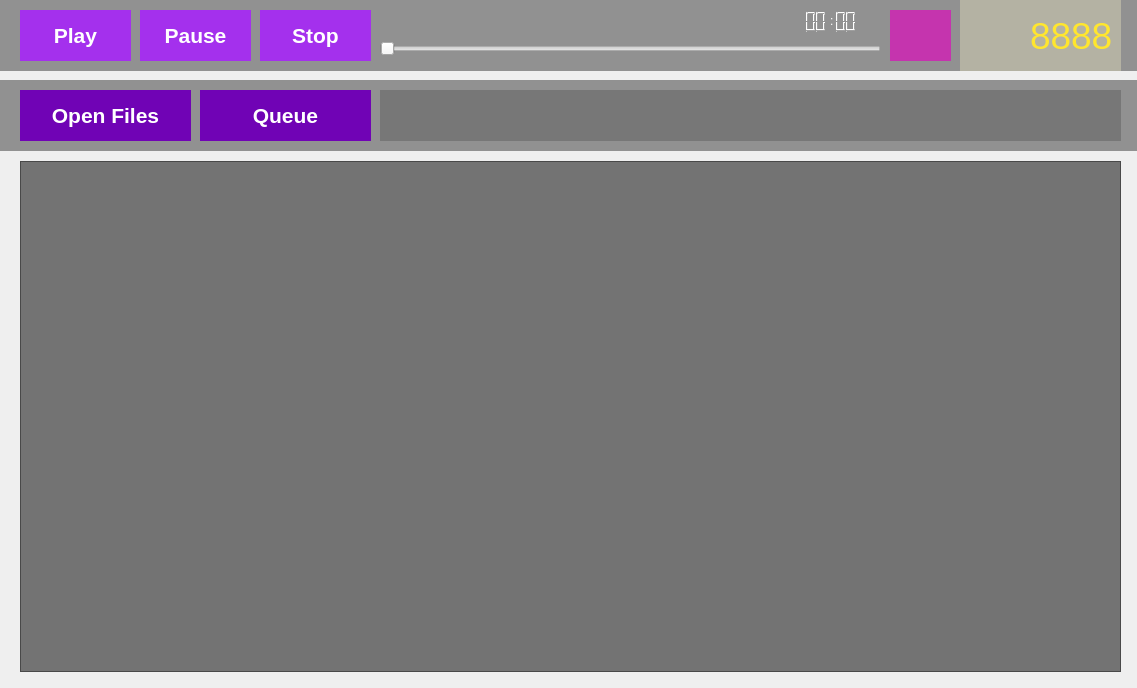
<?xml version="1.0" encoding="UTF-8"?>
<ui version="4.0">
 <class>Widget</class>
 <widget class="QWidget" name="Widget">
  <property name="geometry">
   <rect>
    <x>0</x>
    <y>0</y>
    <width>1137</width>
    <height>688</height>
   </rect>
  </property>
  <property name="windowTitle">
   <string>Karaoke</string>
  </property>
  <property name="windowIcon">
   <iconset>
    <normaloff>img/karaoke_icon.png</normaloff>img/karaoke_icon.png</iconset>
  </property>
  <widget class="QPushButton" name="playButton">
   <property name="geometry">
    <rect>
     <x>20</x>
     <y>10</y>
     <width>111</width>
     <height>51</height>
    </rect>
   </property>
   <property name="font">
    <font>
     <pointsize>16</pointsize>
     <weight>75</weight>
     <italic>false</italic>
     <bold>true</bold>
    </font>
   </property>
   <property name="autoFillBackground">
    <bool>false</bool>
   </property>
   <property name="styleSheet">
    <string notr="true">QPushButton{
background: rgb(164,48,237);
border: solid 1px #72bdf4;
color: #fff;
}
QPushButton:hover{   
background: rgb(193,121,255);
border: solid 1px #72bdf4;
color: #fff;}
QPushButton:pressed{
background: rgb(112,3,181);
border: solid 1px #72bdf4;
}</string>
   </property>
   <property name="text">
    <string>Play</string>
   </property>
   <property name="icon">
    <iconset>
     <normaloff>img/play.png</normaloff>img/play.png</iconset>
   </property>
   <property name="iconSize">
    <size>
     <width>25</width>
     <height>21</height>
    </size>
   </property>
  </widget>
  <widget class="QPushButton" name="pauseButton">
   <property name="enabled">
    <bool>true</bool>
   </property>
   <property name="geometry">
    <rect>
     <x>140</x>
     <y>10</y>
     <width>111</width>
     <height>51</height>
    </rect>
   </property>
   <property name="font">
    <font>
     <pointsize>16</pointsize>
     <weight>75</weight>
     <italic>false</italic>
     <bold>true</bold>
    </font>
   </property>
   <property name="styleSheet">
    <string notr="true">QPushButton{
background: rgb(164,48,237);
border: solid 1px #72bdf4;
color: #fff;
}
QPushButton:hover{   
background: rgb(193,121,255);
border: solid 1px #72bdf4;
color: #fff;}
QPushButton:pressed{
background: rgb(112,3,181);
border: solid 1px #72bdf4;
}</string>
   </property>
   <property name="text">
    <string>Pause</string>
   </property>
   <property name="icon">
    <iconset>
     <normaloff>img/pause.png</normaloff>img/pause.png</iconset>
   </property>
   <property name="iconSize">
    <size>
     <width>25</width>
     <height>21</height>
    </size>
   </property>
  </widget>
  <widget class="QPushButton" name="stopButton">
   <property name="geometry">
    <rect>
     <x>260</x>
     <y>10</y>
     <width>111</width>
     <height>51</height>
    </rect>
   </property>
   <property name="font">
    <font>
     <pointsize>16</pointsize>
     <weight>75</weight>
     <italic>false</italic>
     <bold>true</bold>
    </font>
   </property>
   <property name="styleSheet">
    <string notr="true">QPushButton{
background: rgb(164,48,237);
border: solid 1px #72bdf4;
color: #fff;
}
QPushButton:hover{   
background: rgb(193,121,255);
border: solid 1px #72bdf4;
color: #fff;}
QPushButton:pressed{
background: rgb(112,3,181);
border: solid 1px #72bdf4;
}</string>
   </property>
   <property name="text">
    <string>Stop</string>
   </property>
   <property name="icon">
    <iconset>
     <normaloff>img/stop.png</normaloff>img/stop.png</iconset>
   </property>
   <property name="iconSize">
    <size>
     <width>25</width>
     <height>21</height>
    </size>
   </property>
  </widget>
  <widget class="QLabel" name="label">
   <property name="geometry">
    <rect>
     <x>0</x>
     <y>-10</y>
     <width>1141</width>
     <height>711</height>
    </rect>
   </property>
   <property name="text">
    <string/>
   </property>
   <property name="pixmap">
    <pixmap>img/karaoke_background.jpg</pixmap>
   </property>
   <property name="scaledContents">
    <bool>true</bool>
   </property>
  </widget>
  <widget class="QLabel" name="label_2">
   <property name="geometry">
    <rect>
     <x>0</x>
     <y>0</y>
     <width>1141</width>
     <height>71</height>
    </rect>
   </property>
   <property name="styleSheet">
    <string notr="true">background-color:rgba(80,80,80,150)</string>
   </property>
   <property name="text">
    <string/>
   </property>
  </widget>
  <widget class="QSlider" name="horizontalSlider">
   <property name="enabled">
    <bool>false</bool>
   </property>
   <property name="geometry">
    <rect>
     <x>380</x>
     <y>40</y>
     <width>501</width>
     <height>17</height>
    </rect>
   </property>
   <property name="orientation">
    <enum>Qt::Horizontal</enum>
   </property>
  </widget>
  <widget class="QPushButton" name="settingsButton">
   <property name="geometry">
    <rect>
     <x>890</x>
     <y>10</y>
     <width>61</width>
     <height>51</height>
    </rect>
   </property>
   <property name="font">
    <font>
     <pointsize>16</pointsize>
     <weight>75</weight>
     <italic>false</italic>
     <bold>true</bold>
    </font>
   </property>
   <property name="styleSheet">
    <string notr="true">QPushButton{
background: rgb(197,52,174);
border: solid 1px #72bdf4;
color: #fff;
}
QPushButton:hover{   
background: rgb(248,104,226);
border: solid 1px #72bdf4;
color: #fff;}
QPushButton:pressed{
background: rgb(173,0,146);
border: solid 1px #72bdf4;
}</string>
   </property>
   <property name="text">
    <string/>
   </property>
   <property name="icon">
    <iconset>
     <normaloff>img/settings.png</normaloff>img/settings.png</iconset>
   </property>
   <property name="iconSize">
    <size>
     <width>25</width>
     <height>21</height>
    </size>
   </property>
  </widget>
  <widget class="QLCDNumber" name="lcdNumber_sr">
   <property name="geometry">
    <rect>
     <x>830</x>
     <y>10</y>
     <width>31</width>
     <height>23</height>
    </rect>
   </property>
   <property name="autoFillBackground">
    <bool>false</bool>
   </property>
   <property name="inputMethodHints">
    <set>Qt::ImhNone</set>
   </property>
   <property name="frameShape">
    <enum>QFrame::NoFrame</enum>
   </property>
   <property name="frameShadow">
    <enum>QFrame::Raised</enum>
   </property>
   <property name="lineWidth">
    <number>0</number>
   </property>
   <property name="midLineWidth">
    <number>1</number>
   </property>
   <property name="smallDecimalPoint">
    <bool>true</bool>
   </property>
   <property name="digitCount">
    <number>2</number>
   </property>
   <property name="segmentStyle">
    <enum>QLCDNumber::Filled</enum>
   </property>
   <property name="value" stdset="0">
    <double>0.000000000000000</double>
   </property>
   <property name="intValue" stdset="0">
    <number>0</number>
   </property>
  </widget>
  <widget class="QLCDNumber" name="lcdNumber_mr">
   <property name="geometry">
    <rect>
     <x>800</x>
     <y>10</y>
     <width>31</width>
     <height>23</height>
    </rect>
   </property>
   <property name="autoFillBackground">
    <bool>false</bool>
   </property>
   <property name="styleSheet">
    <string notr="true">margin-left:5px;</string>
   </property>
   <property name="inputMethodHints">
    <set>Qt::ImhNone</set>
   </property>
   <property name="frameShape">
    <enum>QFrame::NoFrame</enum>
   </property>
   <property name="frameShadow">
    <enum>QFrame::Raised</enum>
   </property>
   <property name="lineWidth">
    <number>0</number>
   </property>
   <property name="midLineWidth">
    <number>1</number>
   </property>
   <property name="smallDecimalPoint">
    <bool>true</bool>
   </property>
   <property name="digitCount">
    <number>2</number>
   </property>
   <property name="segmentStyle">
    <enum>QLCDNumber::Filled</enum>
   </property>
   <property name="value" stdset="0">
    <double>0.000000000000000</double>
   </property>
   <property name="intValue" stdset="0">
    <number>0</number>
   </property>
  </widget>
  <widget class="QLabel" name="label_3">
   <property name="geometry">
    <rect>
     <x>830</x>
     <y>10</y>
     <width>16</width>
     <height>21</height>
    </rect>
   </property>
   <property name="styleSheet">
    <string notr="true">color:#fff;</string>
   </property>
   <property name="text">
    <string>:</string>
   </property>
  </widget>
  <widget class="QLabel" name="label_4">
   <property name="geometry">
    <rect>
     <x>970</x>
     <y>10</y>
     <width>51</width>
     <height>51</height>
    </rect>
   </property>
   <property name="text">
    <string/>
   </property>
   <property name="pixmap">
    <pixmap>img/coin.png</pixmap>
   </property>
   <property name="scaledContents">
    <bool>true</bool>
   </property>
  </widget>
  <widget class="QLabel" name="label_5">
   <property name="geometry">
    <rect>
     <x>1030</x>
     <y>20</y>
     <width>81</width>
     <height>31</height>
    </rect>
   </property>
   <property name="font">
    <font>
     <pointsize>28</pointsize>
    </font>
   </property>
   <property name="styleSheet">
    <string notr="true">color:#ffe62e;</string>
   </property>
   <property name="text">
    <string>8888</string>
   </property>
  </widget>
  <widget class="QLabel" name="label_6">
   <property name="geometry">
    <rect>
     <x>960</x>
     <y>0</y>
     <width>161</width>
     <height>71</height>
    </rect>
   </property>
   <property name="styleSheet">
    <string notr="true">background:rgba(255,248,200,80)</string>
   </property>
   <property name="text">
    <string/>
   </property>
  </widget>
  <widget class="QPushButton" name="folderButton">
   <property name="geometry">
    <rect>
     <x>20</x>
     <y>90</y>
     <width>171</width>
     <height>51</height>
    </rect>
   </property>
   <property name="font">
    <font>
     <pointsize>16</pointsize>
     <weight>75</weight>
     <italic>false</italic>
     <bold>true</bold>
    </font>
   </property>
   <property name="autoFillBackground">
    <bool>false</bool>
   </property>
   <property name="styleSheet">
    <string notr="true">QPushButton{
background: rgb(112,3,181);
border: solid 1px #72bdf4;
color: #fff;
}
QPushButton:hover{   
background: rgb(164,48,237);
border: solid 1px #72bdf4;
color: #fff;}
QPushButton:pressed{
background: rgb(193,121,255);
border: solid 1px #72bdf4;
}</string>
   </property>
   <property name="text">
    <string>Open Files</string>
   </property>
   <property name="icon">
    <iconset>
     <normaloff>img/folder.png</normaloff>img/folder.png</iconset>
   </property>
   <property name="iconSize">
    <size>
     <width>25</width>
     <height>21</height>
    </size>
   </property>
  </widget>
  <widget class="QPushButton" name="queueButton">
   <property name="geometry">
    <rect>
     <x>200</x>
     <y>90</y>
     <width>171</width>
     <height>51</height>
    </rect>
   </property>
   <property name="font">
    <font>
     <pointsize>16</pointsize>
     <weight>75</weight>
     <italic>false</italic>
     <bold>true</bold>
    </font>
   </property>
   <property name="autoFillBackground">
    <bool>false</bool>
   </property>
   <property name="styleSheet">
    <string notr="true">QPushButton{
background: rgb(112,3,181);
border: solid 1px #72bdf4;
color: #fff;
}
QPushButton:hover{   
background: rgb(164,48,237);
border: solid 1px #72bdf4;
color: #fff;}
QPushButton:pressed{
background: rgb(193,121,255);
border: solid 1px #72bdf4;
}</string>
   </property>
   <property name="text">
    <string>Queue</string>
   </property>
   <property name="icon">
    <iconset>
     <normaloff>img/queue.png</normaloff>img/queue.png</iconset>
   </property>
   <property name="iconSize">
    <size>
     <width>25</width>
     <height>21</height>
    </size>
   </property>
  </widget>
  <widget class="QLabel" name="label_7">
   <property name="geometry">
    <rect>
     <x>0</x>
     <y>80</y>
     <width>1141</width>
     <height>71</height>
    </rect>
   </property>
   <property name="styleSheet">
    <string notr="true">background-color:rgba(80,80,80,150)</string>
   </property>
   <property name="text">
    <string/>
   </property>
  </widget>
  <widget class="QLabel" name="label_8">
   <property name="geometry">
    <rect>
     <x>380</x>
     <y>90</y>
     <width>741</width>
     <height>51</height>
    </rect>
   </property>
   <property name="font">
    <font>
     <pointsize>20</pointsize>
     <weight>50</weight>
     <italic>false</italic>
     <bold>false</bold>
     <underline>false</underline>
     <kerning>true</kerning>
    </font>
   </property>
   <property name="mouseTracking">
    <bool>false</bool>
   </property>
   <property name="layoutDirection">
    <enum>Qt::RightToLeft</enum>
   </property>
   <property name="styleSheet">
    <string notr="true">background-color:rgba(100,100,100,150);
color:#fff;</string>
   </property>
   <property name="text">
    <string/>
   </property>
   <property name="alignment">
    <set>Qt::AlignRight|Qt::AlignTrailing|Qt::AlignVCenter</set>
   </property>
   <property name="wordWrap">
    <bool>false</bool>
   </property>
   <property name="margin">
    <number>10</number>
   </property>
   <property name="openExternalLinks">
    <bool>false</bool>
   </property>
  </widget>
  <widget class="QListWidget" name="listWidget">
   <property name="geometry">
    <rect>
     <x>20</x>
     <y>161</y>
     <width>1101</width>
     <height>511</height>
    </rect>
   </property>
   <property name="font">
    <font>
     <pointsize>18</pointsize>
    </font>
   </property>
   <property name="styleSheet">
    <string notr="true">background-color:rgba(80,80,80,200);
color:#fff;</string>
   </property>
  </widget>
  <widget class="QLCDNumber" name="lcdNumber_ml">
   <property name="geometry">
    <rect>
     <x>790</x>
     <y>10</y>
     <width>31</width>
     <height>23</height>
    </rect>
   </property>
   <property name="autoFillBackground">
    <bool>false</bool>
   </property>
   <property name="inputMethodHints">
    <set>Qt::ImhNone</set>
   </property>
   <property name="frameShape">
    <enum>QFrame::NoFrame</enum>
   </property>
   <property name="frameShadow">
    <enum>QFrame::Raised</enum>
   </property>
   <property name="lineWidth">
    <number>0</number>
   </property>
   <property name="midLineWidth">
    <number>1</number>
   </property>
   <property name="smallDecimalPoint">
    <bool>true</bool>
   </property>
   <property name="digitCount">
    <number>2</number>
   </property>
   <property name="segmentStyle">
    <enum>QLCDNumber::Filled</enum>
   </property>
   <property name="value" stdset="0">
    <double>0.000000000000000</double>
   </property>
   <property name="intValue" stdset="0">
    <number>0</number>
   </property>
  </widget>
  <widget class="QLCDNumber" name="lcdNumber_sl">
   <property name="geometry">
    <rect>
     <x>820</x>
     <y>10</y>
     <width>31</width>
     <height>23</height>
    </rect>
   </property>
   <property name="autoFillBackground">
    <bool>false</bool>
   </property>
   <property name="inputMethodHints">
    <set>Qt::ImhNone</set>
   </property>
   <property name="frameShape">
    <enum>QFrame::NoFrame</enum>
   </property>
   <property name="frameShadow">
    <enum>QFrame::Raised</enum>
   </property>
   <property name="lineWidth">
    <number>0</number>
   </property>
   <property name="midLineWidth">
    <number>1</number>
   </property>
   <property name="smallDecimalPoint">
    <bool>true</bool>
   </property>
   <property name="digitCount">
    <number>2</number>
   </property>
   <property name="segmentStyle">
    <enum>QLCDNumber::Filled</enum>
   </property>
   <property name="value" stdset="0">
    <double>0.000000000000000</double>
   </property>
   <property name="intValue" stdset="0">
    <number>0</number>
   </property>
  </widget>
  <zorder>label</zorder>
  <zorder>label_7</zorder>
  <zorder>label_2</zorder>
  <zorder>label_6</zorder>
  <zorder>pauseButton</zorder>
  <zorder>stopButton</zorder>
  <zorder>playButton</zorder>
  <zorder>horizontalSlider</zorder>
  <zorder>settingsButton</zorder>
  <zorder>lcdNumber_sr</zorder>
  <zorder>lcdNumber_mr</zorder>
  <zorder>label_3</zorder>
  <zorder>label_4</zorder>
  <zorder>label_5</zorder>
  <zorder>folderButton</zorder>
  <zorder>queueButton</zorder>
  <zorder>label_8</zorder>
  <zorder>listWidget</zorder>
  <zorder>lcdNumber_ml</zorder>
  <zorder>lcdNumber_sl</zorder>
 </widget>
 <resources/>
 <connections/>
</ui>
